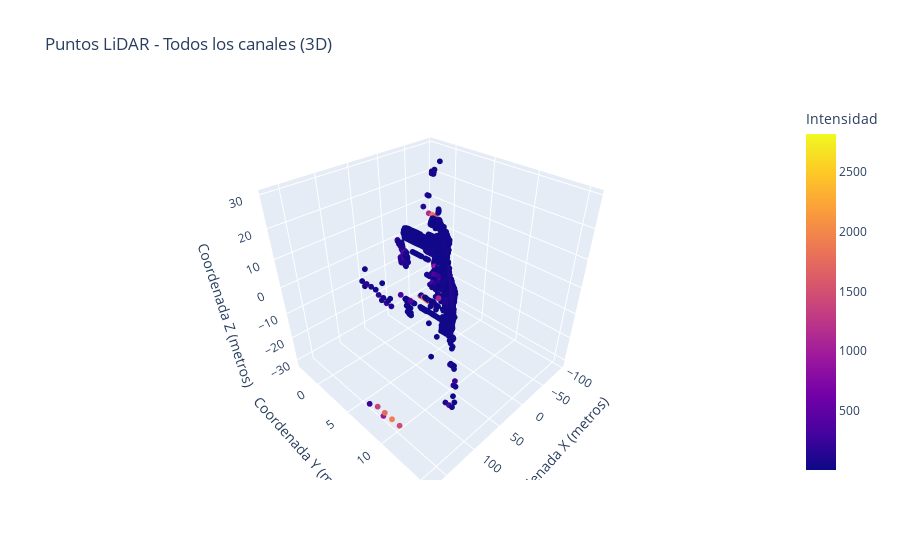

Notebook code cell kept with this figure:
### Code cell
fig = px.scatter_3d(points, x='x', y='y', z='z', color='intensity', title='Puntos LiDAR - Todos los canales (3D)', labels={'x':'Coordenada X (metros)', 'y':'Coordenada Y (metros)', 'z':'Coordenada Z (metros)', 'intensity':'Intensidad'})
fig.update_traces(marker=dict(size=2))
fig.show()

### Figure 1 — Plotly figure (JSON) as saved in the notebook; plotly's stock layout.template omitted (floating-point values rounded to 4 significant figures; data arrays with more than 128 entries replaced by an {"elided": "..."} marker saying what was removed)
{"data": [{"hovertemplate": "Coordenada X (metros)=%{x}<br>Coordenada Y (metros)=%{y}<br>Coordenada Z (metros)=%{z}<br>Intensidad=%{marker.color}<extra></extra>", "legendgroup": "", "marker": {"color": {"elided": "57047 float values"}, "coloraxis": "coloraxis", "size": 2, "symbol": "circle"}, "mode": "markers", "name": "", "scene": "scene", "showlegend": false, "type": "scatter3d", "x": {"elided": "57047 float values"}, "y": {"elided": "57047 float values"}, "z": {"elided": "57047 float values"}}], "layout": {"coloraxis": {"colorbar": {"title": {"text": "Intensidad"}}, "colorscale": [[0, "#0d0887"], [0.1111, "#46039f"], [0.2222, "#7201a8"], [0.3333, "#9c179e"], [0.4444, "#bd3786"], [0.5556, "#d8576b"], [0.6667, "#ed7953"], [0.7778, "#fb9f3a"], [0.8889, "#fdca26"], [1, "#f0f921"]]}, "legend": {"tracegroupgap": 0}, "scene": {"domain": {"x": [0, 1], "y": [0, 1]}, "xaxis": {"title": {"text": "Coordenada X (metros)"}}, "yaxis": {"title": {"text": "Coordenada Y (metros)"}}, "zaxis": {"title": {"text": "Coordenada Z (metros)"}}}, "title": {"text": "Puntos LiDAR - Todos los canales (3D)"}}}
